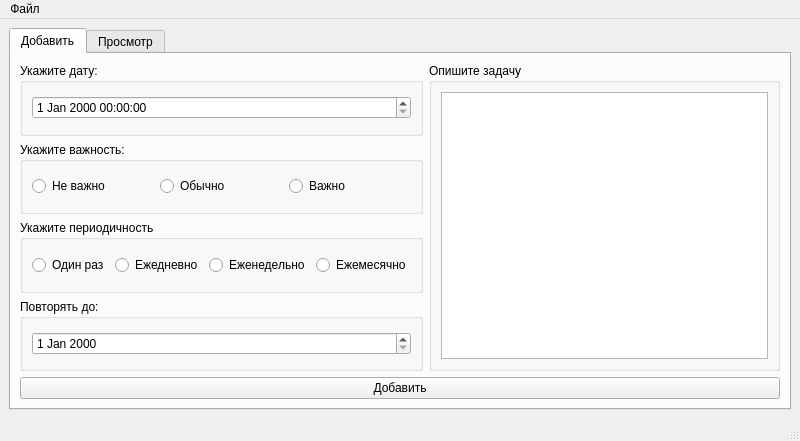
<?xml version="1.0" encoding="UTF-8"?>
<ui version="4.0">
 <class>MainWindow</class>
 <widget class="QMainWindow" name="MainWindow">
  <property name="geometry">
   <rect>
    <x>0</x>
    <y>0</y>
    <width>800</width>
    <height>441</height>
   </rect>
  </property>
  <property name="windowTitle">
   <string>MainWindow</string>
  </property>
  <widget class="QWidget" name="centralwidget">
   <layout class="QGridLayout" name="gridLayout">
    <item row="0" column="1">
     <widget class="QTabWidget" name="tabWidget">
      <property name="currentIndex">
       <number>0</number>
      </property>
      <widget class="QWidget" name="New">
       <attribute name="title">
        <string>Добавить</string>
       </attribute>
       <layout class="QVBoxLayout" name="verticalLayout_3">
        <item>
         <layout class="QHBoxLayout" name="horizontalLayout_7">
          <item>
           <layout class="QVBoxLayout" name="verticalLayout_2">
            <item>
             <widget class="QGroupBox" name="groupBox_4">
              <property name="title">
               <string>Укажите дату:</string>
              </property>
              <layout class="QHBoxLayout" name="horizontalLayout_5">
               <item>
                <widget class="QDateTimeEdit" name="InputDate"/>
               </item>
              </layout>
             </widget>
            </item>
            <item>
             <widget class="QGroupBox" name="groupBox">
              <property name="title">
               <string>Укажите важность:</string>
              </property>
              <layout class="QHBoxLayout" name="horizontalLayout">
               <item>
                <widget class="QRadioButton" name="radioButtonNoWarring">
                 <property name="text">
                  <string>Не важно</string>
                 </property>
                </widget>
               </item>
               <item>
                <widget class="QRadioButton" name="radioButtonMiddle">
                 <property name="text">
                  <string>Обычно</string>
                 </property>
                </widget>
               </item>
               <item>
                <widget class="QRadioButton" name="radioButtonWarring">
                 <property name="text">
                  <string>Важно</string>
                 </property>
                </widget>
               </item>
              </layout>
             </widget>
            </item>
            <item>
             <widget class="QGroupBox" name="groupBox_2">
              <property name="title">
               <string>Укажите периодичность</string>
              </property>
              <layout class="QHBoxLayout" name="horizontalLayout_2">
               <item>
                <widget class="QRadioButton" name="RButtonOneTime">
                 <property name="text">
                  <string>Один раз</string>
                 </property>
                </widget>
               </item>
               <item>
                <widget class="QRadioButton" name="RButtonEveryDay">
                 <property name="text">
                  <string>Ежедневно</string>
                 </property>
                </widget>
               </item>
               <item>
                <widget class="QRadioButton" name="RButtonEveryWeek">
                 <property name="text">
                  <string>Еженедельно</string>
                 </property>
                </widget>
               </item>
               <item>
                <widget class="QRadioButton" name="RButtonEveryMouth">
                 <property name="text">
                  <string>Ежемесячно</string>
                 </property>
                </widget>
               </item>
              </layout>
             </widget>
            </item>
            <item>
             <widget class="QGroupBox" name="groupBox_3">
              <property name="title">
               <string>Повторять до:</string>
              </property>
              <layout class="QHBoxLayout" name="horizontalLayout_3">
               <item>
                <widget class="QDateEdit" name="LimitDate"/>
               </item>
              </layout>
             </widget>
            </item>
           </layout>
          </item>
          <item>
           <widget class="QGroupBox" name="groupBox_5">
            <property name="title">
             <string>Опишите задачу</string>
            </property>
            <layout class="QHBoxLayout" name="horizontalLayout_6">
             <item>
              <widget class="QPlainTextEdit" name="NewText">
               <property name="plainText">
                <string/>
               </property>
              </widget>
             </item>
            </layout>
           </widget>
          </item>
         </layout>
        </item>
        <item>
         <widget class="QPushButton" name="CreateButton">
          <property name="text">
           <string>Добавить</string>
          </property>
         </widget>
        </item>
       </layout>
      </widget>
      <widget class="QWidget" name="View">
       <attribute name="title">
        <string>Просмотр</string>
       </attribute>
       <layout class="QHBoxLayout" name="horizontalLayout_4">
        <item>
         <layout class="QVBoxLayout" name="verticalLayout">
          <item>
           <widget class="QCalendarWidget" name="calendarWidget"/>
          </item>
          <item>
           <widget class="QPushButton" name="ViewButton">
            <property name="text">
             <string>Показать</string>
            </property>
           </widget>
          </item>
         </layout>
        </item>
        <item>
         <widget class="QListView" name="listView"/>
        </item>
       </layout>
      </widget>
     </widget>
    </item>
   </layout>
  </widget>
  <widget class="QMenuBar" name="menubar">
   <property name="geometry">
    <rect>
     <x>0</x>
     <y>0</y>
     <width>800</width>
     <height>21</height>
    </rect>
   </property>
   <widget class="QMenu" name="menu">
    <property name="title">
     <string>Файл</string>
    </property>
    <addaction name="Load"/>
    <addaction name="Save"/>
   </widget>
   <addaction name="menu"/>
  </widget>
  <widget class="QStatusBar" name="statusbar"/>
  <action name="Load">
   <property name="text">
    <string>Загрузить</string>
   </property>
  </action>
  <action name="Save">
   <property name="text">
    <string>Сохранить</string>
   </property>
  </action>
  <action name="action_3">
   <property name="text">
    <string>Сохранить как</string>
   </property>
  </action>
 </widget>
 <resources/>
 <connections/>
</ui>
